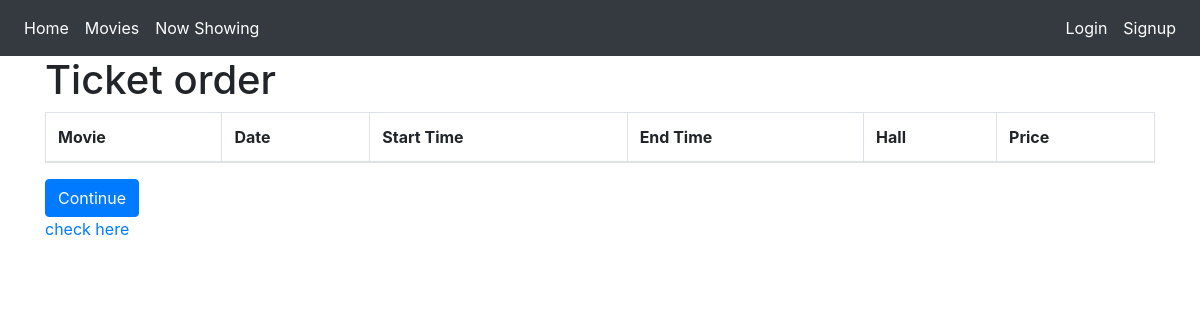
The page /movies/buy/4/ on the database as committed earlier.
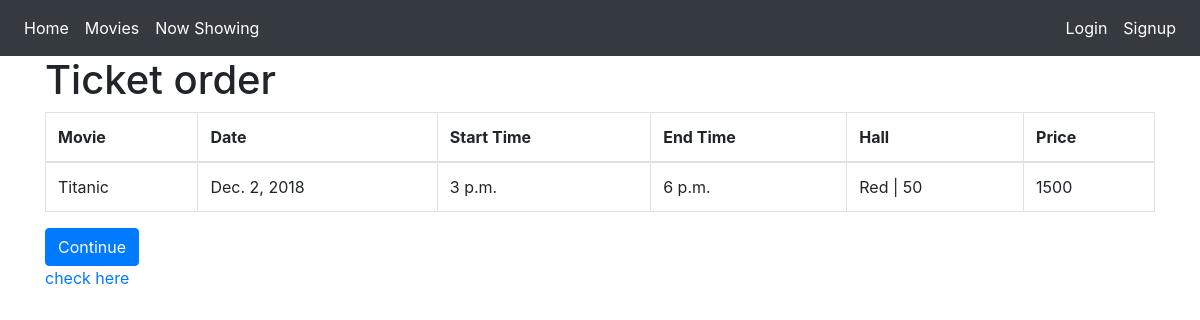
The same page on the database as committed later.
### main/models.py (models this page shows, shortened)
class Schedule(models.Model):
    movie = models.ForeignKey(Movies)
    hall = models.ForeignKey(Hall)
    start_time = models.TimeField(null=True)
    end_time = models.TimeField(null=True)
    date = models.DateField(null=True)
    price = models.DecimalField(max_digits=6, decimal_places=0, null=True)

class Movies(models.Model):
    name = models.TextField(max_length=200)
    genre = models.TextField(null=True)
    language = models.TextField(null=True)
    length = models.IntegerField(null=True)
    rating = models.IntegerField()
    def __str__(self):
        return self.name

class Hall(models.Model):
    name = models.TextField(max_length=20, null=True)
    capacity = models.IntegerField(null=True)
    def __str__(self):
        beautified = '  |  '.join([self.name, str(self.capacity)])
        return beautified

### main/views.py (the view)
# urls.py: url(r'^buy/(?P<schedule_id>[0-9]+)/$', views.buy, name='buy'),
def buy(request, schedule_id):
    if request.method == 'POST':
        return render(request, 'main/buy_final.html', {'schedule_id': schedule_id})
    else:
        scheduled = Schedule.objects.filter(pk=schedule_id)
        return render(request, 'main/buy.html', {'scheduled': scheduled, 'schedule_id': schedule_id})

### main/templates/main/buy.html (shortened to what this page needs)
{% extends 'base.html' %}
{% block content %}
    <div class="container">
        <h1>Ticket order</h1>
        <form method="POST" action="{% url 'buy' schedule_id %}">
            <table class="table table-bordered">
                <thead>
                <tr>
                    <th>Movie</th>
                    <th>Date</th>
                    <th>Start Time</th>
                    <th>End Time</th>
                    <th>Hall</th>
                    <th>Price</th>
                </tr>
                </thead>
                <tbody>
                <tr>
                    {% for movie in scheduled.all %}
                        <td>{{ movie.movie }}</td>
                        <td>{{ movie.date }}</td>
                        <td>{{ movie.start_time }}</td>
                        <td>{{ movie.end_time }}</td>
                        <td>{{ movie.hall }}</td>
                        <td>{{ movie.price }}</td>
                    {% endfor %}
                </tr>
                </tbody>
            </table>
            <button type="submit" class="btn btn-primary">Continue</button>
        </form>
        <a href="{% url 'check' schedule_id %}">check here</a>
    </div>
{% endblock %}

Rows that differ between the two databases and show on the page:
added Schedule: movie "Titanic", date "Dec. 2, 2018", start_time "3 p.m.", end_time "6 p.m.", hall "Red | 50", price "1500"
